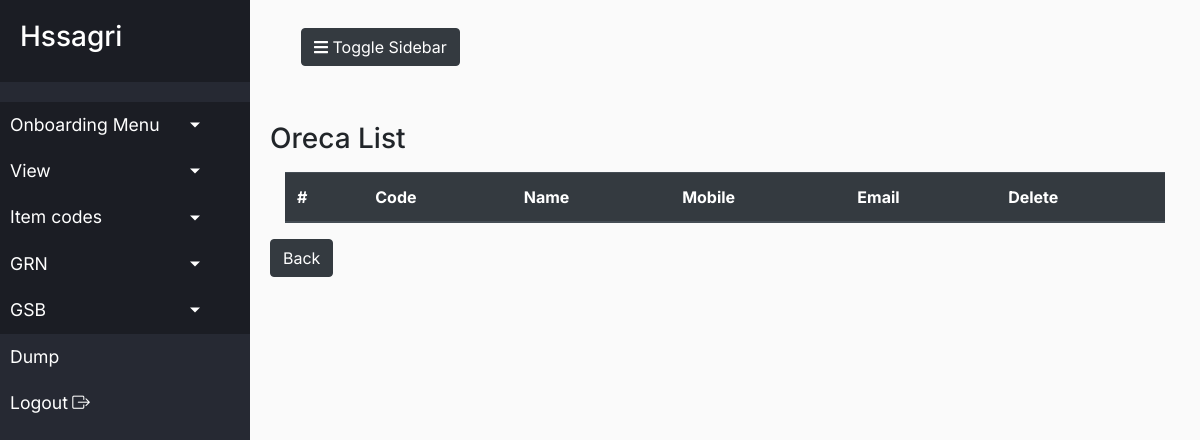
Page /view_oreca.php (signed in) on the earlier database version.
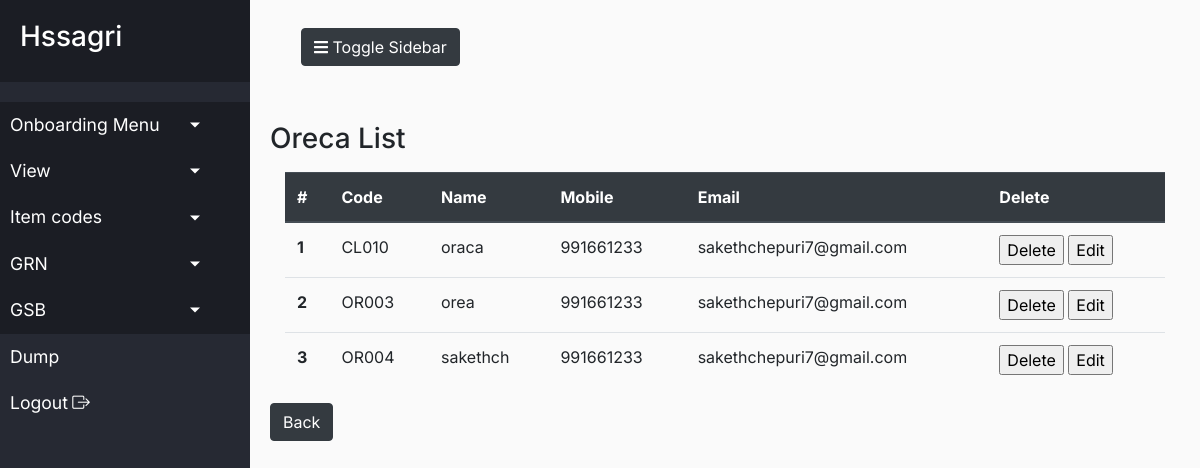
Same page on the later database version.
### tables this page shows
CREATE TABLE `client_onboarding` (
  `id` int(11) NOT NULL,
  `user_id` varchar(50) DEFAULT NULL,
  `cl_clienttype` int(10) DEFAULT NULL,
  `cl_code` varchar(50) DEFAULT NULL,
  `cl_name` varchar(50) DEFAULT NULL,
  `cl_mobile` bigint(20) DEFAULT NULL,
  `cl_email` varchar(255) DEFAULT NULL,
  `cl_kyc` text DEFAULT NULL,
  `cl_agreementcopy` varchar(100) DEFAULT NULL,
  `cl_bank_acctholdername` varchar(100) DEFAULT NULL,
  `cl_bank_acctnumber` varchar(255) DEFAULT NULL,
  `cl_bank_ifsccode` varchar(100) DEFAULT NULL,
  `cl_bank_branchname` varchar(100) DEFAULT NULL,
  `cl_bank_cancelcheq` varchar(100) DEFAULT NULL,
  `cl_regdate` timestamp NOT NULL DEFAULT current_timestamp()
);

### db_connect.php (called while the page is built, shortened)
<?php
class db_connect{
    protected function __construct($db = NULL)
    {
        if (is_object($db)) {
            $this->db = $db;
        }  else  {
            $dsn = "mysql:host=".DB_HOST.";dbname=".DB_NAME;
            try  {
                $this->db = new PDO($dsn, DB_USER, DB_PSWD, array(PDO::MYSQL_ATTR_INIT_COMMAND => "SET NAMES utf8mb4"));
            } catch (Exception $e) {
                die ($e->getMessage());
            }
        }
    }
}
?>

### account.php (called while the page is built, shortened)
<?php
include'db_connect.php';
class account extends db_connect
{
	public  function getCurrentUserId()
    {
        if (isset($_SESSION) && isset($_SESSION['user_id'])) {
            return $_SESSION['user_id'];
        } else {
            return 0;
        }
    }
	public function getClient_OnBoardingData($acctid,$type)
	{
		$result=[];
		$stmt = $this->db->prepare("select * from client_onboarding where user_id = (:userid) and cl_clienttype = (:type) ");
		$stmt->bindParam(":userid", $acctid, PDO::PARAM_INT);
		$stmt->bindParam(":type", $type, PDO::PARAM_INT);
		if($stmt->execute())
		{
			if($stmt->rowCount() > 0)
			{
				$rows = $stmt->fetchAll();
				foreach($rows as $frow)
				{
					$result[] = array("name"=>$frow['cl_name'],
									"code"=>$frow['cl_code'],
									"mobile"=>$frow['cl_mobile'],
									"email"=>$frow['cl_email'],
									"id"=>$frow['id']);
				}
			}
		}
		return $result;
	}
}

### view_oreca.php (the view, shortened to what this page needs)
<?php
include'account.php';
$account =  new account();
$accountId=$account->getCurrentUserId();
$clientdata = $account->getClient_OnBoardingData($accountId,$type=2);
?>
<!doctype html>
<html lang="en">
<head>
<?php require_once('header.php'); ?>
</head>
<body>
  <div class="wrapper">
    <?php require_once('side_bar.php'); ?>
    <div id="content">
      <nav class="navbar navbar-expand-lg">
        <div class="container-fluid">
          <button type="button" id="sidebarCollapse" class="btn btn-dark">
            <i class="fas fa-bars"></i><span> Toggle Sidebar</span>
          </button>
        </div>
      </nav>
      <br><br>
	  <h3>Oreca List</h3>
    <div class="container">
	<div class="table-responsive">
        <table class="table">
  <thead class="thead-dark">
    <tr>
      <th scope="col">#</th>
      <th scope="col">Code</th>
	  <th scope="col">Name</th>
      <th scope="col">Mobile</th>
      <th scope="col">Email</th>
	  <th scope="col">Delete</th>
    </tr>
  </thead>
  <tbody>
  <?php
     $inc = 0;
  	foreach($clientdata as $fdata)
	{ $inc++;
	?>
	    <tr>
      <th scope="row"><?php echo $inc; ?></th>
	  <td><?php echo $fdata['code'] ?></td>
      <td><?php echo $fdata['name'] ?></td>
      <td><?php echo $fdata['mobile'] ?></td>
      <td><?php echo $fdata['email'] ?></td>
	    <td><input type="button" name="delete" value="Delete" data-target='#delete_client' data-toggle='modal'
		class="deleteclientdata" id="<?php echo $fdata['id'] ?>">&nbsp;<a href="edit_client_onboarding.php?id=<?php echo $fdata['id'] ?>"><input type="button" name="edit" value="Edit"></a></td>
    </tr>
	<?php }
  ?>
  </tbody>
</table></div>
    </div><a href="client_onboarding_view.php"><input type="button" name="Back" value="Back" class="btn btn-dark"></a>
    </div>
  </div>
</body>
</html>

### header.php (shortened to what this page needs)
  <link rel="stylesheet" href="https://cdn.jsdelivr.net/npm/bootstrap@4.5.3/dist/css/bootstrap.min.css">
<link href="https://www.jqueryscript.net/css/jquerysctipttop.css" rel="stylesheet" type="text/css">
  <link rel="stylesheet" href="https://cdnjs.cloudflare.com/ajax/libs/font-awesome/5.15.1/css/all.min.css">
<link rel="stylesheet" href="https://cdn.jsdelivr.net/npm/bootstrap-icons@1.3.0/font/bootstrap-icons.css">
  <link rel="stylesheet" href="css/style.css">
  <link rel="stylesheet" type="text/css" href="https://cdn.datatables.net/1.10.20/css/jquery.dataTables.css">

### side_bar.php (shortened to what this page needs)
<nav id="sidebar">
      <div class="sidebar-header">
         <h3>Hssagri</h3>
      </div><ul class="lisst-unstyled components" >
        <li class="active">
          <a href="#foodSubmenu" data-toggle="collapse" aria-expanded="false" class="dropdown-toggle">Onboarding Menu</a>
        </li>
		<li class="active">
          <a href="#viewmenu" data-toggle="collapse" aria-expanded="false" class="dropdown-toggle">View</a>
        </li>
		<li class="active">
          <a href="#itemmenu" data-toggle="collapse" aria-expanded="false" class="dropdown-toggle">Item codes</a>
        </li>
		<li class="active">
          <a href="#grn" data-toggle="collapse" aria-expanded="false" class="dropdown-toggle">GRN</a>
        </li>
		<li class="active">
          <a href="#gsb" data-toggle="collapse" aria-expanded="false" class="dropdown-toggle">GSB</a>
        </li>
		<li>
          <a href="#">Dump</a>
        </li>
		<li>
          <a href="logout.php">Logout<b>&nbsp;<i class="bi bi-box-arrow-right"></i></b></a>
        </li>
      </ul></nav>

### css/style.css (style rules this page uses)
* { list-style: none; }
body { font-family: 'Inter', sans-serif; background: #fff; }
a, a:hover, a:focus { color: inherit; text-decoration: none; transition: all 0.4s; }
.wrapper { display: flex; text-decoration: none; transition: all 0.4s; }
#sidebar { min-width: 250px; max-width: 250px; background: #262933; color: #fff; transition: all 0.4s; height: 150vh; }
#sidebar .sidebar-header { padding: 20px; background: #1b1d24; }
#sidebar ul.components { padding: 20px 0; }
#sidebar ul li a { padding: 10px; font-size: 1.1em; display: block; }
#sidebar ul li.active>a, a[aria-expanded="true"] { color: #fff; background: #1b1d24; }
a[data-toggle="collapse"] { position: relative; }
.dropdown-toggle::after { display: block; position: absolute; top: 50%; right: 20%; transform: translateY(-50%); }
#content { width: 100%; padding: 20px; min-width: height 100vh; transition: all 0.4s; }

Differences in the rows shown:
added client_onboarding: cl_code "CL010", cl_name "oraca", cl_mobile "991661233", cl_email "sakethchepuri7@gmail.com"
added client_onboarding: cl_code "OR003", cl_name "orea", cl_mobile "991661233", cl_email "sakethchepuri7@gmail.com"
added client_onboarding: cl_code "OR004", cl_name "sakethch", cl_mobile "991661233", cl_email "sakethchepuri7@gmail.com"
